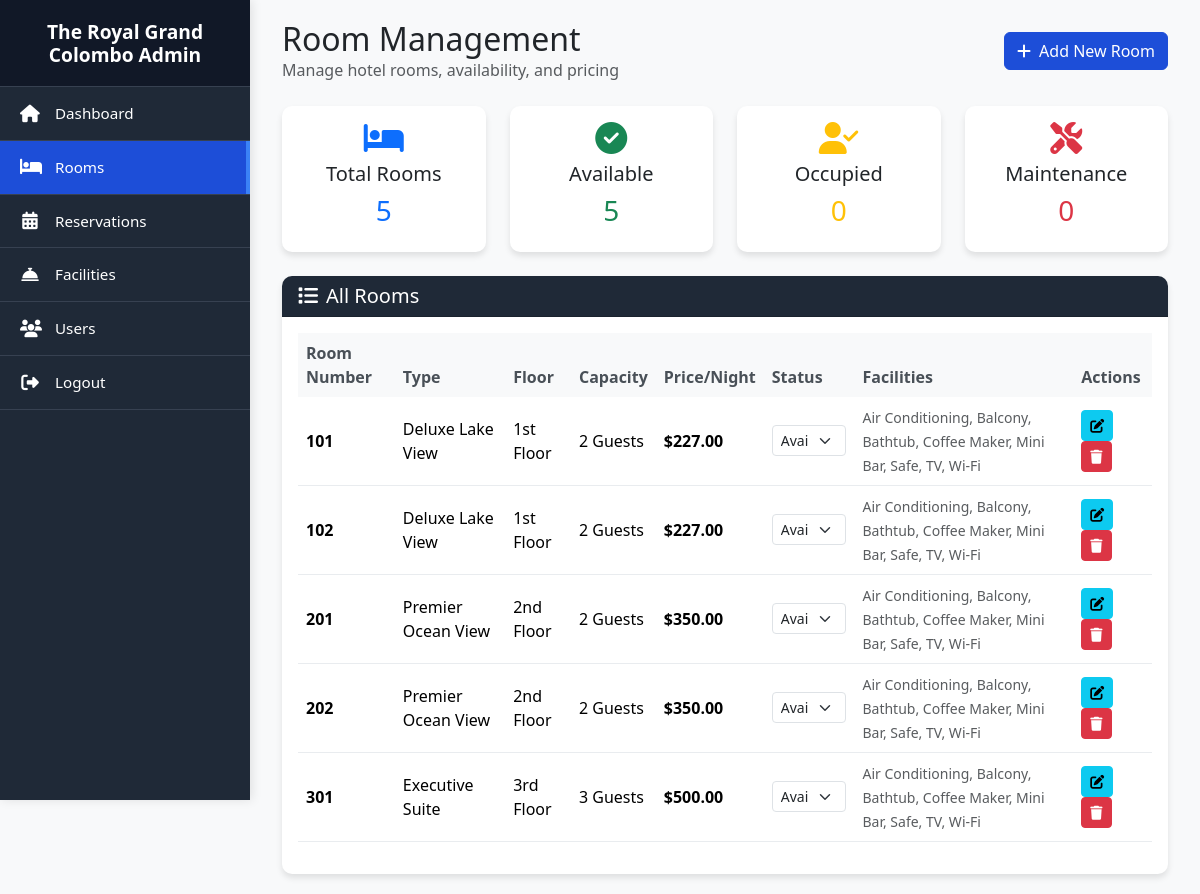
/admin/rooms.php (signed in), run on the app's committed database.
### tables this page shows
CREATE TABLE `rooms` (
  `id` int(11) NOT NULL,
  `room_number` varchar(10) NOT NULL,
  `room_type` varchar(50) NOT NULL,
  `floor_number` int(11) NOT NULL,
  `capacity` int(11) NOT NULL,
  `price_per_night` decimal(10,2) NOT NULL,
  `description` text DEFAULT NULL,
  `status` enum('available','occupied','maintenance') DEFAULT 'available',
  `created_at` timestamp NOT NULL DEFAULT current_timestamp()
);

### admin/rooms.php (the view, shortened to what this page needs)
<?php
require_once '../config/database.php';
$rooms_query = "
    SELECT r.*,
           GROUP_CONCAT(DISTINCT rf.name ORDER BY rf.name SEPARATOR ', ') as facility_names,
           GROUP_CONCAT(DISTINCT rf.id ORDER BY rf.id) as facility_ids
    FROM rooms r
    LEFT JOIN room_facility_mapping rfm ON r.id = rfm.room_id
    LEFT JOIN room_facilities rf ON rfm.facility_id = rf.id
    GROUP BY r.id
    ORDER BY r.floor_number, r.room_number
";
$rooms_result = $conn->query($rooms_query);
$stats_query = "SELECT status, COUNT(*) as count FROM rooms GROUP BY status";
$stats_result = $conn->query($stats_query);
$stats = ['available' => 0, 'occupied' => 0, 'maintenance' => 0];
while ($stat = $stats_result->fetch_assoc()) {
    $stats[$stat['status']] = $stat['count'];
}
$total_rooms = array_sum($stats);
?>
<!DOCTYPE html>
<html lang="en">
<head>
    <link href="https://cdn.jsdelivr.net/npm/bootstrap@5.3.2/dist/css/bootstrap.min.css" rel="stylesheet">
    <link rel="stylesheet" href="https://cdnjs.cloudflare.com/ajax/libs/font-awesome/6.5.1/css/all.min.css">
</head>
<body>
    <div class="wrapper">
        <nav id="sidebar">
            <div class="sidebar-header">
                <h3>The Royal Grand Colombo Admin</h3>
            </div>
            <ul class="sidebar-nav">
                <li>
                    <a href="index.php">
                        <i class="fas fa-home"></i>
                        <span>Dashboard</span>
                    </a>
                </li>
                <li>
                    <a href="rooms.php" class="active">
                        <i class="fas fa-bed"></i>
                        <span>Rooms</span>
                    </a>
                </li>
                <li>
                    <a href="reservations.php">
                        <i class="fas fa-calendar-alt"></i>
                        <span>Reservations</span>
                    </a>
                </li>
                <li>
                    <a href="facilities.php">
                        <i class="fas fa-concierge-bell"></i>
                        <span>Facilities</span>
                    </a>
                </li>
                <li>
                    <a href="users.php">
                        <i class="fas fa-users"></i>
                        <span>Users</span>
                    </a>
                </li>
                <li class="mt-auto border-t border-gray-800">
                    <a href="../logout.php">
                        <i class="fas fa-sign-out-alt"></i>
                        <span>Logout</span>
                    </a>
                </li>
            </ul>
        </nav>
        <div id="content">
            <div class="container-fluid">
                <div class="d-flex justify-content-between align-items-center mb-4">
                    <div>
                        <h2 class="mb-0">Room Management</h2>
                        <p class="text-muted mb-0">Manage hotel rooms, availability, and pricing</p>
                    </div>
                    <button type="button" class="btn btn-primary" data-bs-toggle="modal" data-bs-target="#addRoomModal">
                        <i class="fas fa-plus me-2"></i>Add New Room
                    </button>
                </div>
                <div class="row mb-4">
                    <div class="col-md-3">
                        <div class="card">
                            <div class="card-body text-center">
                                <i class="fas fa-bed fa-2x text-primary mb-2"></i>
                                <h5 class="card-title">Total Rooms</h5>
                                <h3 class="text-primary"><?php echo $total_rooms; ?></h3>
                            </div>
                        </div>
                    </div>
                    <div class="col-md-3">
                        <div class="card">
                            <div class="card-body text-center">
                                <i class="fas fa-check-circle fa-2x text-success mb-2"></i>
                                <h5 class="card-title">Available</h5>
                                <h3 class="text-success"><?php echo $stats['available']; ?></h3>
                            </div>
                        </div>
                    </div>
                    <div class="col-md-3">
                        <div class="card">
                            <div class="card-body text-center">
                                <i class="fas fa-user-check fa-2x text-warning mb-2"></i>
                                <h5 class="card-title">Occupied</h5>
                                <h3 class="text-warning"><?php echo $stats['occupied']; ?></h3>
                            </div>
                        </div>
                    </div>
                    <div class="col-md-3">
                        <div class="card">
                            <div class="card-body text-center">
                                <i class="fas fa-tools fa-2x text-danger mb-2"></i>
                                <h5 class="card-title">Maintenance</h5>
                                <h3 class="text-danger"><?php echo $stats['maintenance']; ?></h3>
                            </div>
                        </div>
                    </div>
                </div>
                <div class="card">
                    <div class="card-header">
                        <h5 class="mb-0">
                            <i class="fas fa-list me-2"></i>All Rooms
                        </h5>
                    </div>
                    <div class="card-body">
                        <div class="table-responsive">
                            <table class="table table-hover">
                                <thead>
                                    <tr>
                                        <th>Room Number</th>
                                        <th>Type</th>
                                        <th>Floor</th>
                                        <th>Capacity</th>
                                        <th>Price/Night</th>
                                        <th>Status</th>
                                        <th>Facilities</th>
                                        <th>Actions</th>
                                    </tr>
                                </thead>
                                <tbody>
                                    <?php while ($room = $rooms_result->fetch_assoc()): ?>
                                    <tr>
                                        <td><strong><?php echo htmlspecialchars($room['room_number']); ?></strong></td>
                                        <td><?php echo htmlspecialchars($room['room_type']); ?></td>
                                        <td><?php echo $room['floor_number']; ?><?php echo $room['floor_number'] == 1 ? 'st' : ($room['floor_number'] == 2 ? 'nd' : ($room['floor_number'] == 3 ? 'rd' : 'th')); ?> Floor</td>
                                        <td><?php echo $room['capacity']; ?> Guests</td>
                                        <td><strong>$<?php echo number_format($room['price_per_night'], 2); ?></strong></td>
                                        <td>
                                            <select class="form-select form-select-sm status-select" data-room-id="<?php echo $room['id']; ?>">
                                                <option value="available" <?php echo $room['status'] == 'available' ? 'selected' : ''; ?>>Available</option>
                                            </select>
                                        </td>
                                        <td>
                                            <small class="text-muted"><?php echo htmlspecialchars($room['facility_names'] ?: 'No facilities'); ?></small>
                                        </td>
                                        <td>
                                            <button class="btn btn-sm btn-info me-1" onclick="editRoom(<?php echo $room['id']; ?>)">
                                                <i class="fas fa-edit"></i>
                                            </button>
                                            <button class="btn btn-sm btn-danger" onclick="deleteRoom(<?php echo $room['id']; ?>)">
                                                <i class="fas fa-trash"></i>
                                            </button>
                                        </td>
                                    </tr>
                                    <?php endwhile; ?>
                                </tbody>
                            </table>
                        </div>
                    </div>
                </div>
            </div>
        </div>
    </div>
</body>
</html>

### admin/rooms.php (style rules this page uses)
* { margin: 0; padding: 0; box-sizing: border-box; }
body { font-family: 'Segoe UI', Tahoma, Geneva, Verdana, sans-serif; background-color: #f8f9fa; }
.wrapper { display: flex; min-height: 100vh; }
#sidebar { background-color: #1f2937 !important; min-width: 250px; max-width: 250px; min-height: 100vh; position: fixed; top: 0; left: 0; z-index: 1000; transition: all 0.3s ease; display: flex; flex-direction: column; box-shadow: 2px 0 10px rgba(0, 0, 0, 0.1); }
.sidebar-header { background-color: #111827 !important; padding: 20px; border-bottom: 1px solid #374151; }
.sidebar-header h3 { color: white !important; font-size: 1.2rem; font-weight: bold; margin: 0; text-align: center; }
.sidebar-nav { flex-grow: 1; padding: 0; margin: 0; list-style: none; }
.sidebar-nav li { border-bottom: 1px solid #374151; }
.sidebar-nav li a { display: flex; align-items: center; padding: 15px 20px; color: white !important; text-decoration: none; transition: all 0.3s ease; font-size: 0.95rem; }
.sidebar-nav li a.active { background-color: #1d4ed8 !important; color: white !important; border-right: 4px solid #3b82f6; }
.sidebar-nav li a i { width: 20px; margin-right: 15px; text-align: center; font-size: 1.1rem; }
#content { margin-left: 250px; width: calc(100% - 250px); padding: 20px; transition: all 0.3s ease; min-height: 100vh; }
.card { border: none; box-shadow: 0 4px 6px rgba(0, 0, 0, 0.1); border-radius: 10px; }
.card-header { background-color: #1f2937; color: white; border-radius: 10px 10px 0 0 !important; }
.table th { background-color: #f8f9fa; color: #495057; font-weight: 600; border: none; }
.table td { vertical-align: middle; border-color: #e9ecef; }
.btn-primary { background-color: #1d4ed8; border-color: #1d4ed8; }

### data on the page
rooms: room_number "101", room_type "Deluxe Lake View", floor_number "1", shows "st", capacity "2", price_per_night "227.00", status+id "Available", facility_names "Air Conditioning, Balcony, Bathtub, Coffee Maker, Mini Bar, Safe, TV, Wi-Fi"
rooms: room_number "102", room_type "Deluxe Lake View", floor_number "1", shows "st", capacity "2", price_per_night "227.00", status+id "Available", facility_names "Air Conditioning, Balcony, Bathtub, Coffee Maker, Mini Bar, Safe, TV, Wi-Fi"
rooms: room_number "201", room_type "Premier Ocean View", floor_number "2", shows "nd", capacity "2", price_per_night "350.00", status+id "Available", facility_names "Air Conditioning, Balcony, Bathtub, Coffee Maker, Mini Bar, Safe, TV, Wi-Fi"
rooms: room_number "202", room_type "Premier Ocean View", floor_number "2", shows "nd", capacity "2", price_per_night "350.00", status+id "Available", facility_names "Air Conditioning, Balcony, Bathtub, Coffee Maker, Mini Bar, Safe, TV, Wi-Fi"
rooms: room_number "301", room_type "Executive Suite", floor_number "3", shows "rd", capacity "3", price_per_night "500.00", status+id "Available", facility_names "Air Conditioning, Balcony, Bathtub, Coffee Maker, Mini Bar, Safe, TV, Wi-Fi"

### other printed values
$total_rooms "5"
$stats['available'] "5"
$stats['occupied'] "0"
$stats['maintenance'] "0"
